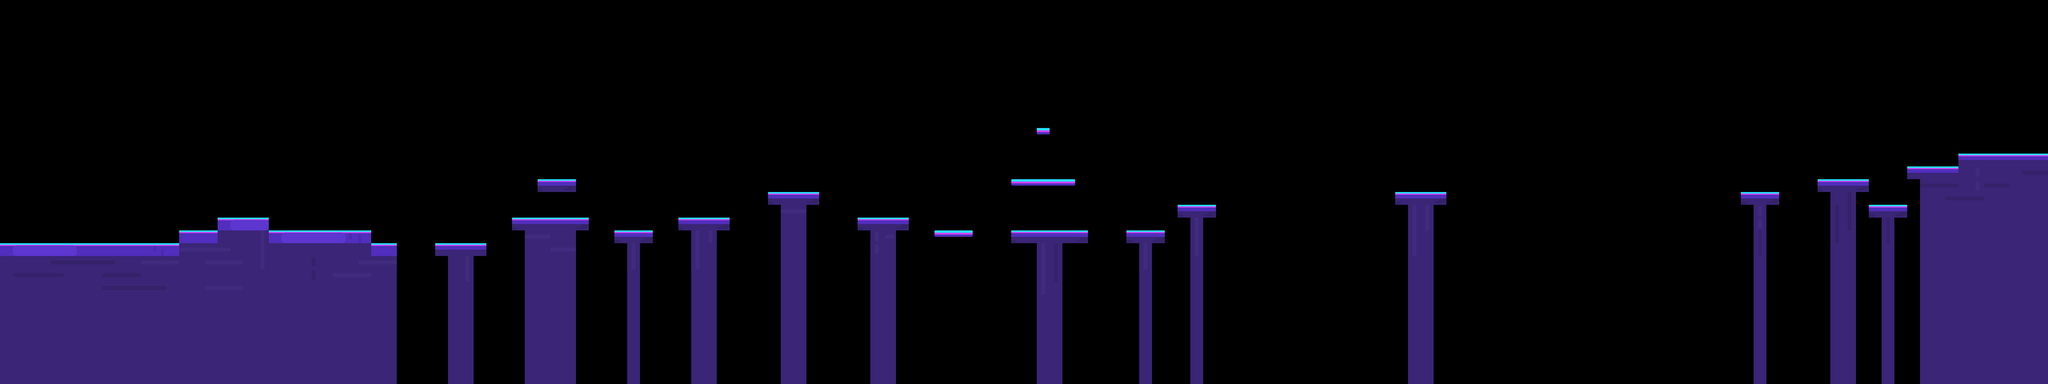

The image is a tile-based game level rendered from a .tmx file. Its description and source (layers, tilesets, objects; grid data summarised) follow:
An orthogonal 160x30 tile map with 80x80 px tiles, 3 tile layers (dizhuan, dizhuan1, dizhuan2).

<map version="1.0" orientation="orthogonal" renderorder="right-down" width="160" height="30" tilewidth="80" tileheight="80">
 <tileset firstgid="1" name="bj_4_1" tilewidth="80" tileheight="80">
  <image source="bj_4_1.png" width="1120" height="640" />
 </tileset>
 <layer name="dizhuan" width="160" height="30">
  <data>[4800 cells, 1602 non-empty, 9 distinct tile ids]</data>
 </layer>
 <layer name="dizhuan1" width="160" height="30">
  <data>[4800 cells, 97 non-empty, 5 distinct tile ids]</data>
 </layer>
 <layer name="dizhuan2" width="160" height="30">
  <data>[4800 cells, 116 non-empty, 9 distinct tile ids]</data>
 </layer>
</map>
